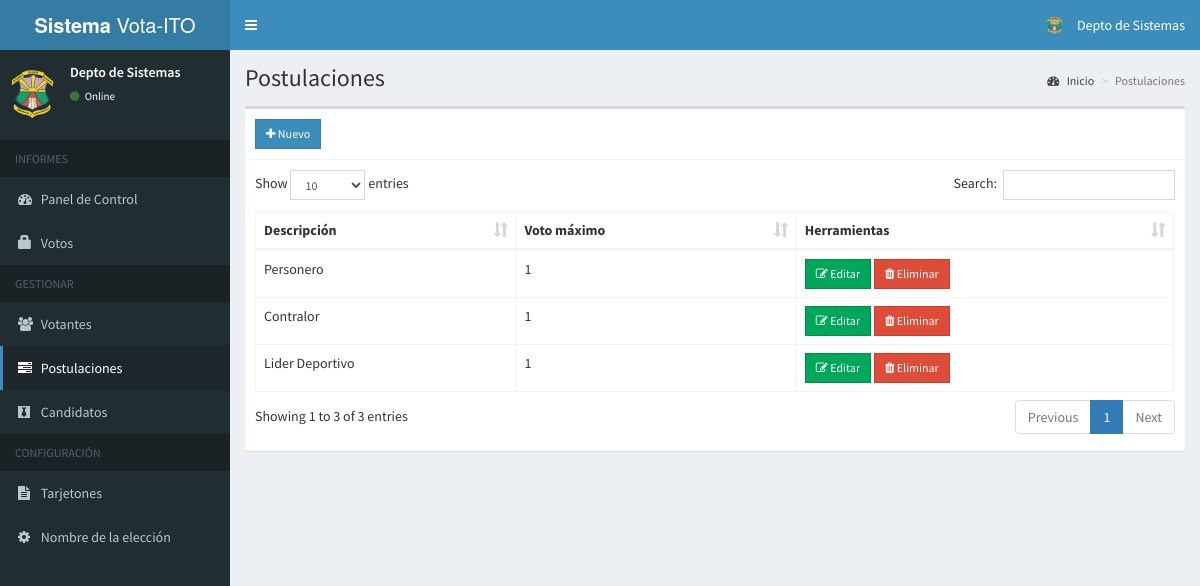
Page /admin/positions.php (signed in) on the committed database.
### tables this page shows
CREATE TABLE `positions` (
  `id` int(11) NOT NULL,
  `description` varchar(50) NOT NULL,
  `max_vote` int(11) NOT NULL,
  `priority` int(11) NOT NULL
);

### admin/includes/session.php (called while the page is built, shortened)
<?php
	include 'includes/conn.php';
	$sql = "SELECT * FROM admin WHERE id = '".$_SESSION['admin']."'";
	$query = $conn->query($sql);
	$user = $query->fetch_assoc();
?>

### admin/positions.php (the view, shortened to what this page needs)
<?php include 'includes/session.php'; ?>
<?php include 'includes/header.php'; ?>
<body class="hold-transition skin-blue sidebar-mini">
<div class="wrapper">
  <?php include 'includes/navbar.php'; ?>
  <?php include 'includes/menubar.php'; ?>
  <div class="content-wrapper">
    <section class="content-header">
      <h1>
        Postulaciones
      </h1>
      <ol class="breadcrumb">
        <li><a href="#"><i class="fa fa-dashboard"></i> Inicio</a></li>
        <li class="active">Postulaciones</li>
      </ol>
    </section>
    <section class="content">
      <div class="row">
        <div class="col-xs-12">
          <div class="box">
            <div class="box-header with-border">
              <a href="#addnew" data-toggle="modal" class="btn btn-primary btn-sm btn-flat"><i class="fa fa-plus"></i> Nuevo</a>
            </div>
            <div class="box-body">
              <table id="example1" class="table table-bordered">
                <thead>
                  <th>Descripción</th>
                  <th>Voto máximo</th>
                  <th>Herramientas</th>
                </thead>
                <tbody>
                  <?php
                    $sql = "SELECT * FROM positions ORDER BY priority ASC";
                    $query = $conn->query($sql);
                    while($row = $query->fetch_assoc()){
                      echo "
                        <tr>
                          <td class='hidden'></td>
                          <td>".$row['description']."</td>
                          <td>".$row['max_vote']."</td>
                          <td>
                            <button class='btn btn-success btn-sm edit btn-flat' data-id='".$row['id']."'><i class='fa fa-edit'></i> Editar</button>
                            <button class='btn btn-danger btn-sm delete btn-flat' data-id='".$row['id']."'><i class='fa fa-trash'></i> Eliminar</button>
                          </td>
                        </tr>
                      ";
                    }
                  ?>
                </tbody>
              </table>
            </div>
          </div>
        </div>
      </div>
    </section>
  </div>
</div>
</body>
</html>

### admin/includes/navbar.php (shortened to what this page needs)
<header class="main-header">
  <a href="#" class="logo">
    <span class="logo-lg"><b>Sistema </b>Vota-ITO</span>
  </a>
  <nav class="navbar navbar-static-top">
    <a href="#" class="sidebar-toggle" data-toggle="push-menu" role="button">
    </a>
    <div class="navbar-custom-menu">
      <ul class="nav navbar-nav">
        <li class="dropdown user user-menu">
          <a href="#" class="dropdown-toggle" data-toggle="dropdown">
            <img src="<?php echo (!empty($user['photo'])) ? '../images/'.$user['photo'] : '../images/profile.jpg'; ?>" class="user-image" alt="User Image">
            <span class="hidden-xs"><?php echo $user['firstname'].' '.$user['lastname']; ?></span>
          </a>
        </li>
      </ul>
    </div>
  </nav>
</header>

### admin/includes/menubar.php (shortened to what this page needs)
<aside class="main-sidebar">
  <section class="sidebar">
    <div class="user-panel">
      <div class="pull-left image">
        <img src="<?php echo (!empty($user['photo'])) ? '../images/'.$user['photo'] : '../images/profile.jpg'; ?>" class="img-circle" alt="User Image">
      </div>
      <div class="pull-left info">
        <p><?php echo $user['firstname'].' '.$user['lastname']; ?></p>
        <a><i class="fa fa-circle text-success"></i> Online</a>
      </div>
    </div>
    <ul class="sidebar-menu" data-widget="tree">
      <li class="header">INFORMES</li>
      <li class=""><a href="home.php"><i class="fa fa-dashboard"></i> <span>Panel de Control</span></a></li>
      <li class=""><a href="votes.php"><span class="glyphicon glyphicon-lock"></span> <span>Votos</span></a></li>
      <li class="header">GESTIONAR</li>
      <li class=""><a href="voters.php"><i class="fa fa-users"></i> <span>Votantes</span></a></li>
      <li class=""><a href="positions.php"><i class="fa fa-tasks"></i> <span>Postulaciones</span></a></li>
      <li class=""><a href="candidates.php"><i class="fa fa-black-tie"></i> <span>Candidatos</span></a></li>
      <li class="header">CONFIGURACIÓN</li>
      <li class=""><a href="ballot.php"><i class="fa fa-file-text"></i> <span>Tarjetones</span></a></li>
      <li class=""><a href="#config" data-toggle="modal"><i class="fa fa-cog"></i> <span>Nombre de la elección</span></a></li>
    </ul>
  </section>
</aside>

### rows in the picture
positions: description "Personero", max_vote "1"
positions: description "Contralor", max_vote "1"
positions: description "Lider Deportivo", max_vote "1"

### other values in the picture
$user['firstname'] "Depto de"
$user['lastname'] "Sistemas"
